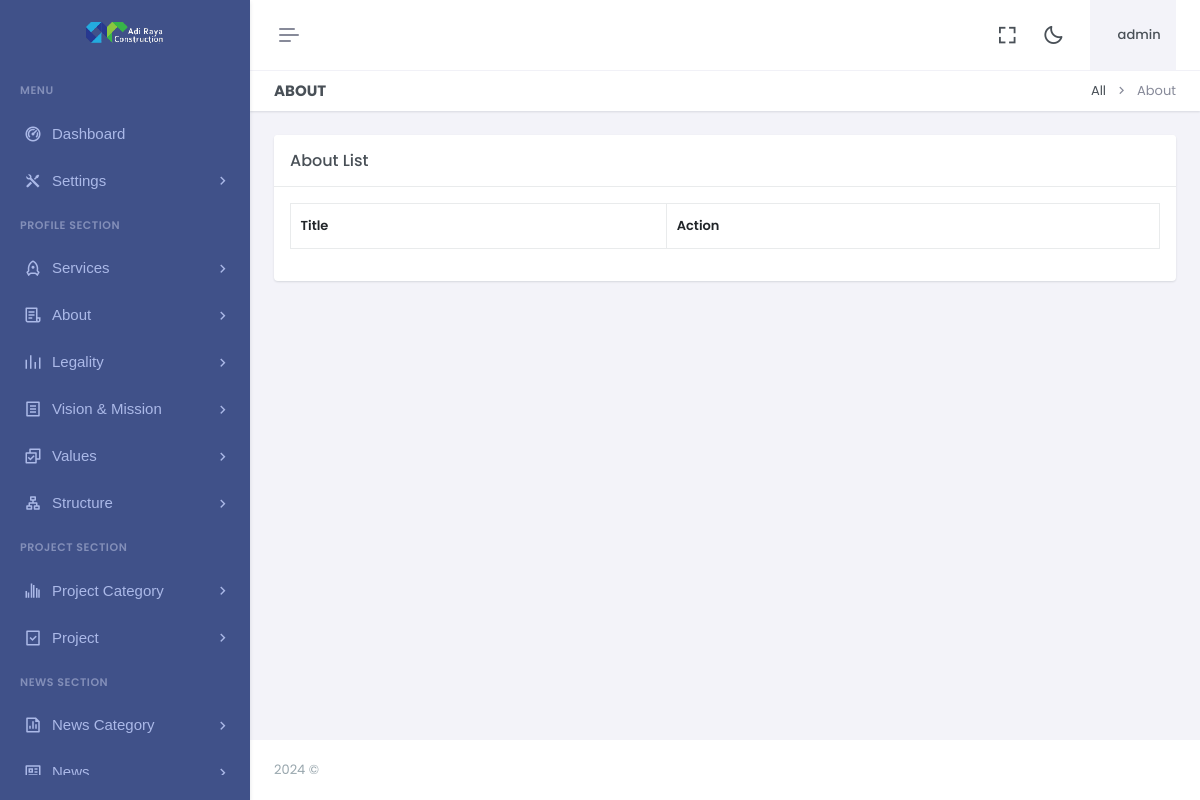
Before: /dashboard/aboutlist.php (signed in) with the older database file.
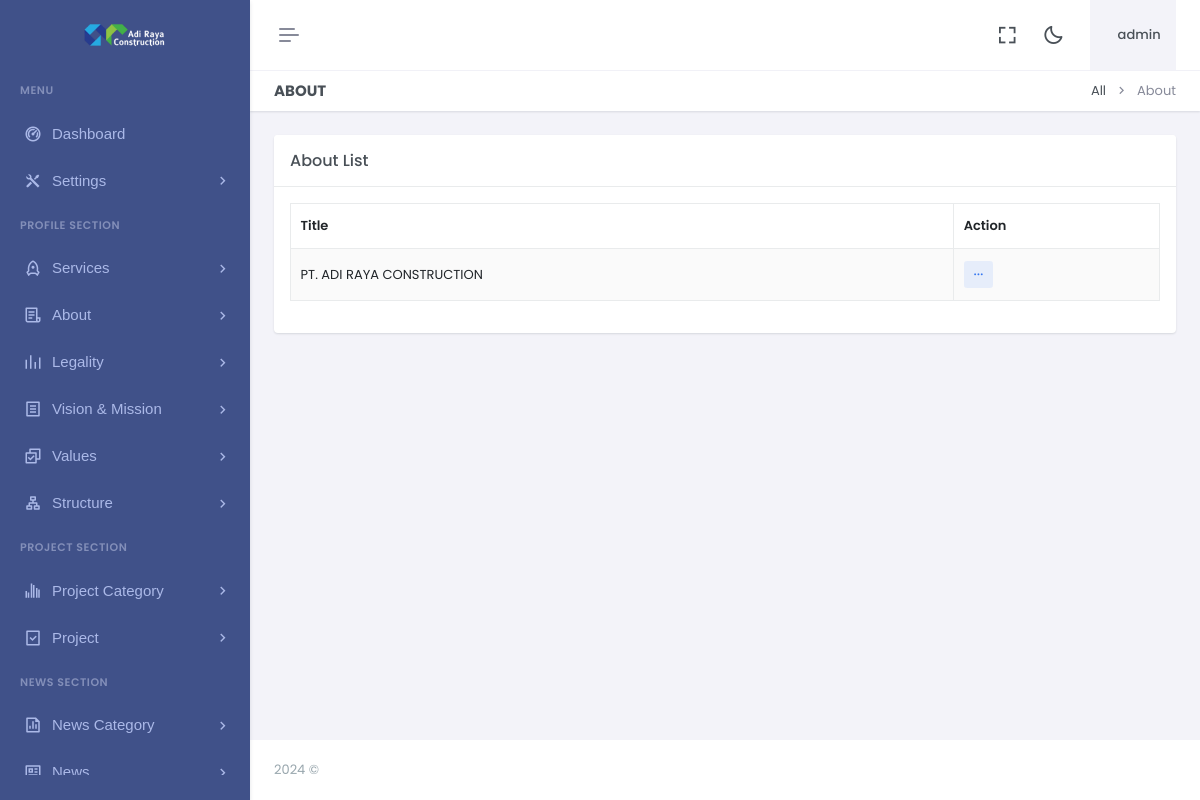
After: the same page with the newer database file.
### tables this page shows
CREATE TABLE `logo` (
  `id` int(11) NOT NULL,
  `xfile` varchar(1000) NOT NULL,
  `ufile` varchar(1000) NOT NULL,
  `updated_at` timestamp NOT NULL DEFAULT current_timestamp() ON UPDATE current_timestamp()
);

CREATE TABLE `about` (
  `id` int(50) NOT NULL,
  `about_decs` varchar(300) NOT NULL,
  `about_detail` varchar(2000) NOT NULL,
  `ufile` varchar(1000) NOT NULL
);

### dashboard/aboutlist.php (the view, shortened to what the changed rows need)
<?php include "header.php"; ?>
<?php include "sidebar.php"; ?>
<div class="main-content">
    <div class="page-content">
        <div class="container-fluid">
            <div class="row">
                <div class="col-lg-12">
                    <div class="card">
                        <div class="card-body">
                            <table id="example"
                                class="table table-bordered dt-responsive nowrap table-striped align-middle"
                                style="width:100%">
                                <thead>
                                    <tr>
                                        <th data-ordering="false">Title</th>
                                        <th>Action</th>
                                    </tr>
                                </thead>
                                <tbody>
                                    <?php
                                    $q = "SELECT * FROM  about ORDER BY id DESC";
                                    $r123 = mysqli_query($con, $q);
                                    while ($ro = mysqli_fetch_array($r123)) {
                                        $id = "$ro[id]";
                                        $about_decs = "$ro[about_decs]";
                                        print "<tr>
				  <td>
				  $about_decs
				  </td>
          <td>
                                                    <div class='dropdown d-inline-block'>
                                                        <button class='btn btn-soft-secondary btn-sm dropdown' type='button' data-bs-toggle='dropdown' aria-expanded='false'>
                                                            <i class='ri-more-fill align-middle'></i>
                                                        </button>
                                                        <ul class='dropdown-menu dropdown-menu-end'>
                                                            <li><a href='editabout.php?id=$id' class='dropdown-item edit-item-btn'><i class='ri-pencil-fill align-bottom me-2 text-muted'></i> Edit</a></li>
                                                            <li><a href='editphotoabout.php?id=$id' class='dropdown-item edit-item-btn'><i class='ri-image-edit-fill align-bottom me-2 text-muted'></i> Edit Photo</a></li>
                                                            <li>
                                                                <a href='deleteabout.php?id=$id' class='dropdown-item remove-item-btn'>
                                                                    <i class='ri-delete-bin-fill align-bottom me-2 text-muted'></i> Delete
                                                                </a>
                                                            </li>
                                                        </ul>
                                                    </div>
                                                </td>
				  </tr>";
                                    }
                                    ?>
                                </tbody>
                            </table>
                        </div>
                    </div>
                </div>
            </div>
        </div>
    </div>
    <?php include "footer.php"; ?>

### dashboard/sidebar.php (shortened to what the changed rows need)
<?php
include "../z_db.php";
?>
<div class="app-menu navbar-menu">
    <div class="navbar-brand-box">
        <?php
        $rr = mysqli_query($con, "SELECT ufile FROM logo");
        $r = mysqli_fetch_row($rr);
        $ufile = $r[0];
        ?>
        <a href="#" class="logo logo-light">
            <span class="logo-lg">
                <img src="uploads/logo/<?php print $ufile ?>" alt="" height="30">
            </span>
        </a>
    </div>
</div>

Changed rows visible on the page:
changed logo: ufile: a different picture
added about: about_decs "PT. ADI RAYA CONSTRUCTION"
